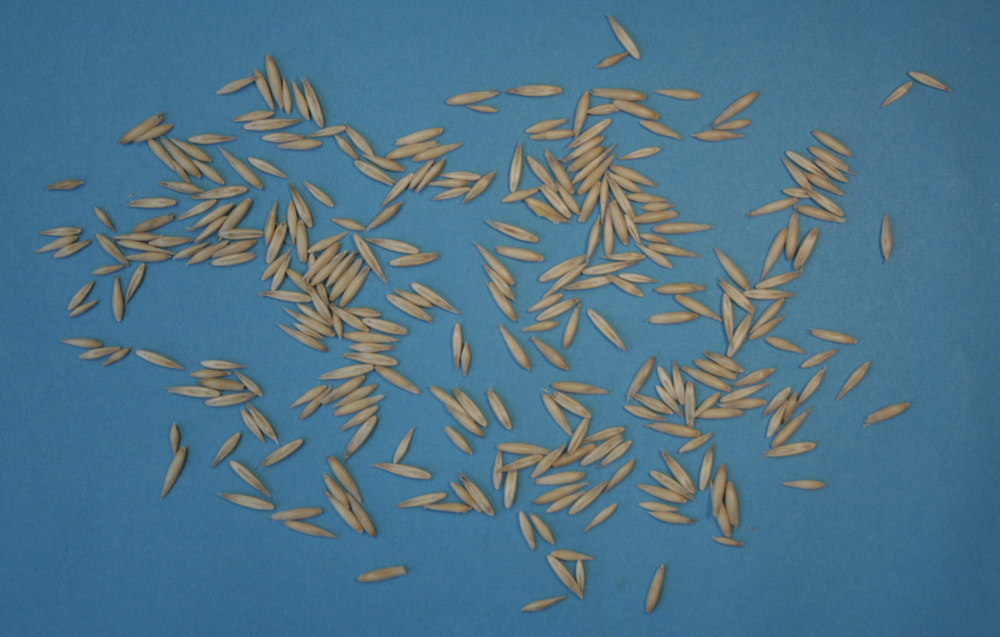
#> input picture img1.png, 1000 x 637 px, shrunk from 1274 x 812 before the run
$ python test.py
#> lines starting #> are read from the running program, lines starting #| are printed output that depends on the picture; after the words box and inside, x2 and y2 are one past the last pixel; in counts of white or black regions, pixels touching at a corner belong together
# Testing preprocessing methods as described in:
# J Food Process Engineering - 2021 - Sun - Deep learning optimization method for counting overlapping rice seeds

# Import libraries
import cv2
import numpy as np
import matplotlib.pyplot as plt

# Load img1.png
input_image = cv2.imread("img1.png")
#> input_image is the input picture: shape (637, 1000, 3); mean B, G, R 136.4, 115.7, 78.4

# Binarization
# Convert to grayscale
gray = cv2.cvtColor(input_image, cv2.COLOR_BGR2GRAY)
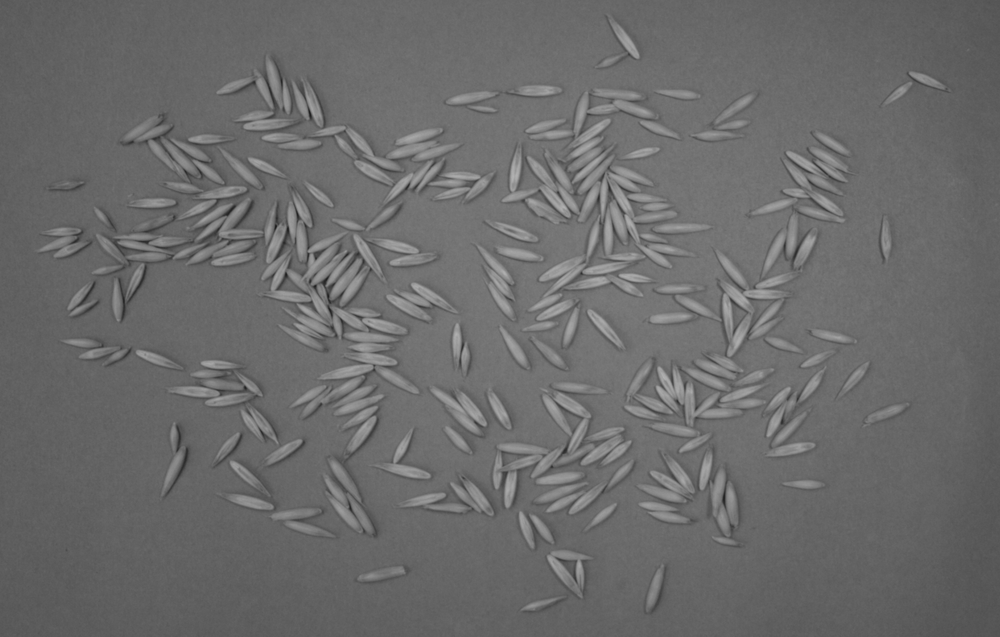
#> gray: shape (637, 1000); min 29, max 178, mean 106.9
# Apply Gaussian Blur
blur = cv2.GaussianBlur(gray, (5, 5), 0)
# Apply Otsu's thresholding
ret, thresh = cv2.threshold(blur, 0, 255, cv2.THRESH_BINARY_INV+cv2.THRESH_OTSU)
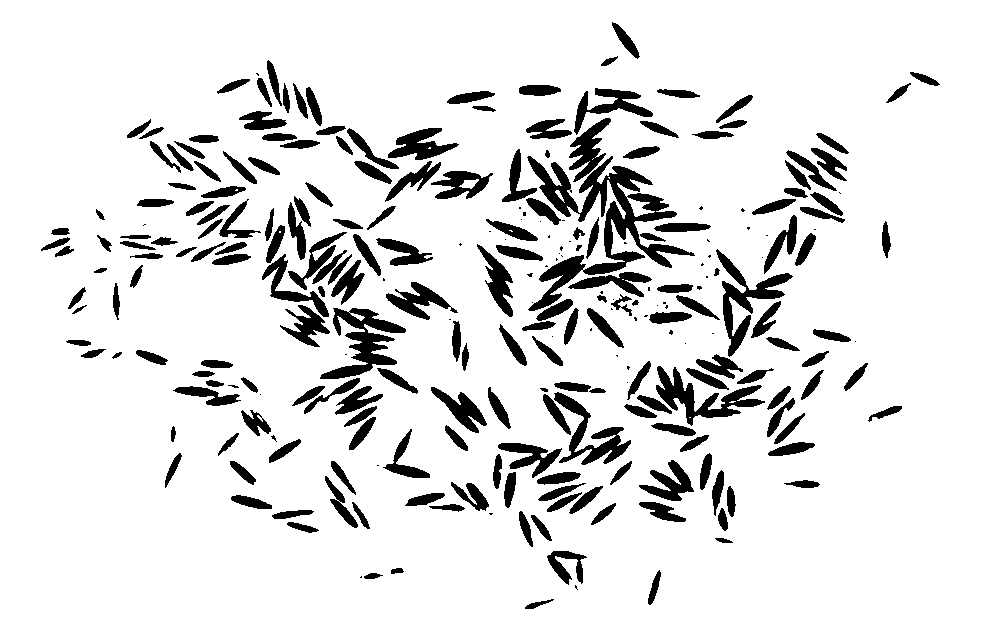
#> thresh: shape (637, 1000); 88.5% white; 267 black regions (60 under 20 px), largest, box (x1, y1, x2, y2) and area: (527, 156, 695, 311) 6613, (320, 308, 406, 379) 2360, (656, 366, 765, 426) 2051
#> ret = 119

# Display the binarized image
plt.figure(1)
plt.imshow(thresh, cmap='gray')
plt.title('Binarized Image')
plt.axis('off')
plt.show()

# Remove noise
# Remove small white noise
kernel = np.ones((3, 3), np.uint8)
# Remove small black holes
closing = cv2.morphologyEx(thresh, cv2.MORPH_CLOSE, kernel, iterations=2)
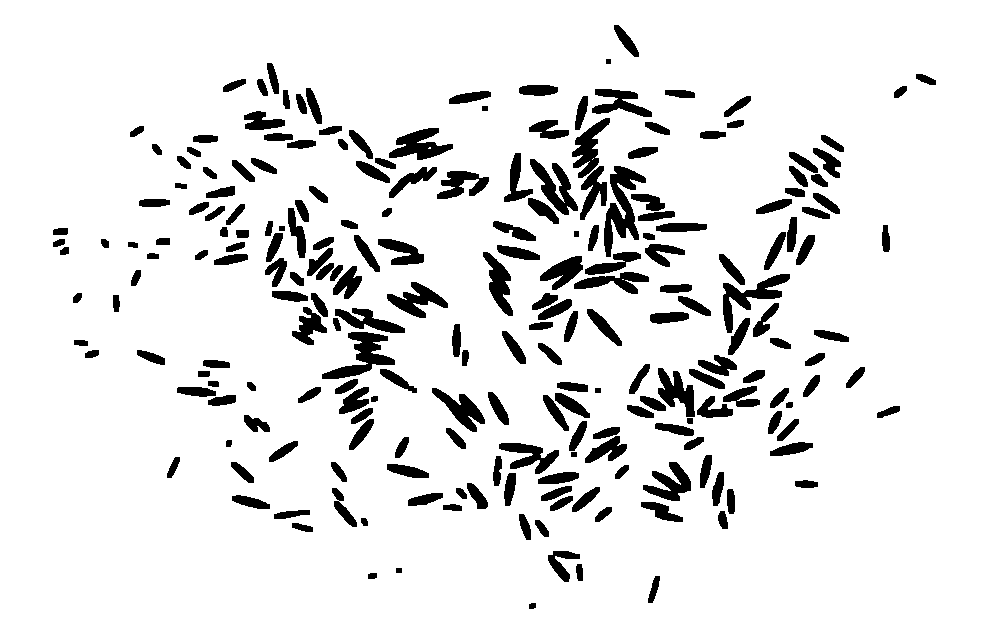
#> closing: shape (637, 1000); 90.3% white; 225 black regions, largest, box (x1, y1, x2, y2) and area: (604, 166, 646, 257) 1649, (322, 332, 395, 379) 1331, (723, 274, 790, 333) 1217

# Display the noise-removed image
plt.figure(2)
plt.imshow(closing, cmap='gray')
plt.title('Noise-Removed Image')
plt.axis('off')
plt.show()

$ run again, with IMG_9291.JPG saved as img1.png
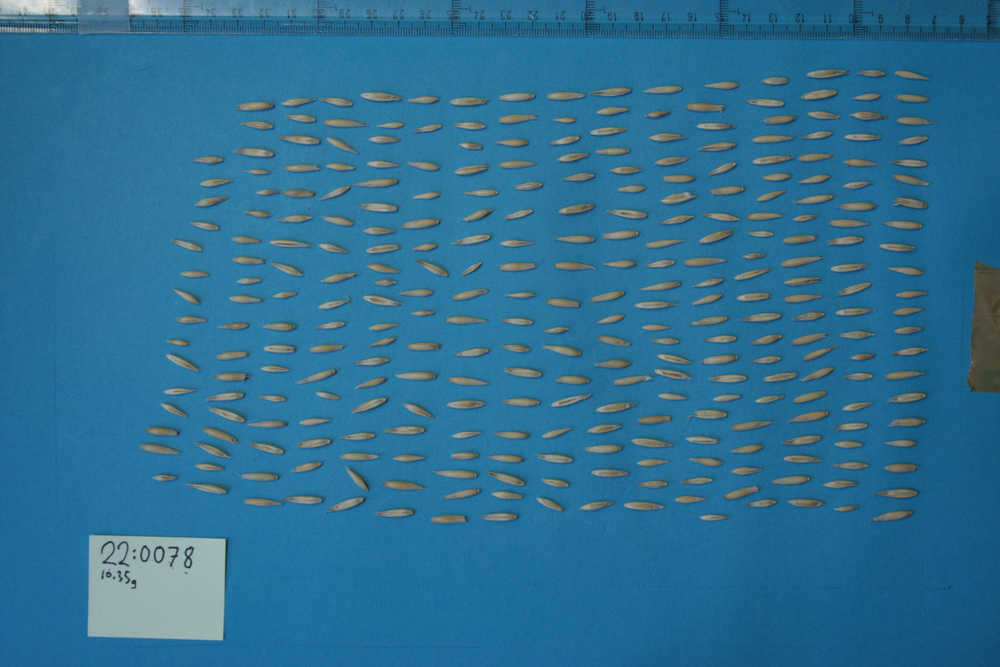
#> input picture IMG_9291.JPG, 1000 x 667 px, shrunk from 3888 x 2592 before the run
#> input_image is the input picture: shape (667, 1000, 3); mean B, G, R 145.9, 111.1, 45.5
#> `ret, thresh = cv2.threshold(blur, 0, 255, cv2.THRESH_BINARY_INV+cv2.TH..`:
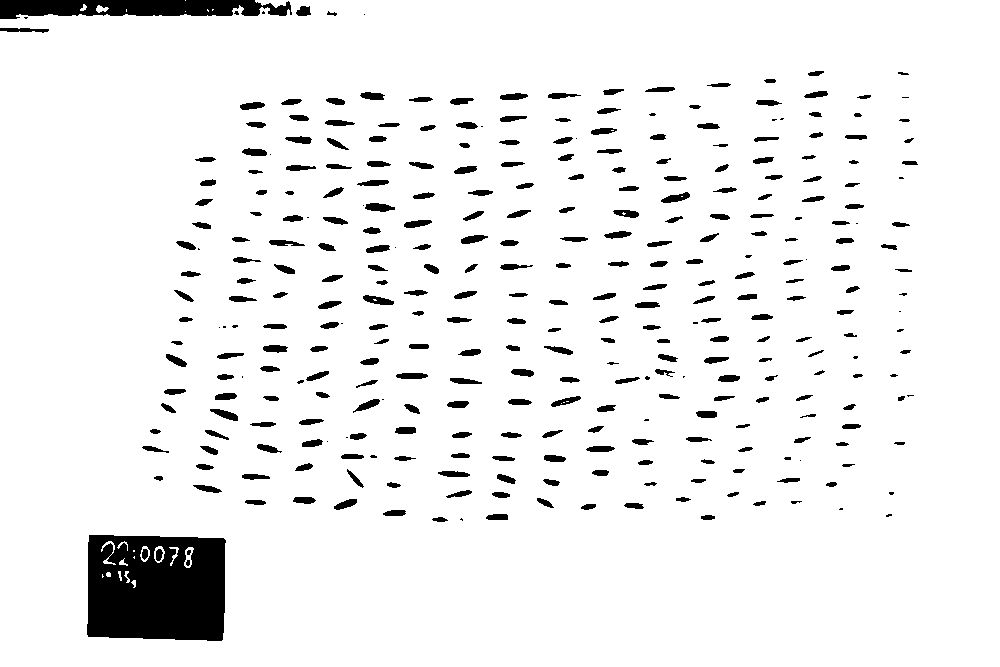
#> thresh: shape (667, 1000); 93.7% white; 338 black regions (47 under 20 px), largest, box (x1, y1, x2, y2) and area: (87, 535, 226, 641) 13273, (0, 0, 292, 19) 4146, (365, 203, 395, 212) 189
#> ret = 117
#> `closing = cv2.morphologyEx(thresh, cv2.MORPH_CLOSE, kernel, iterations..`:
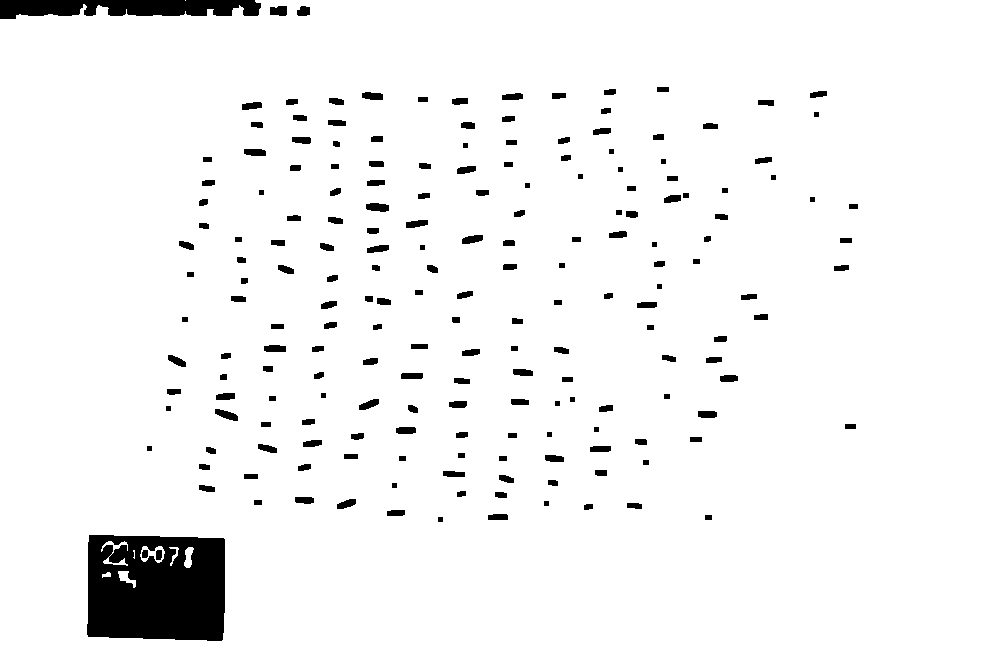
#> closing: shape (667, 1000); 95.4% white; 196 black regions, largest, box (x1, y1, x2, y2) and area: (87, 535, 225, 641) 13140, (0, 0, 261, 19) 3789, (366, 203, 389, 212) 167
